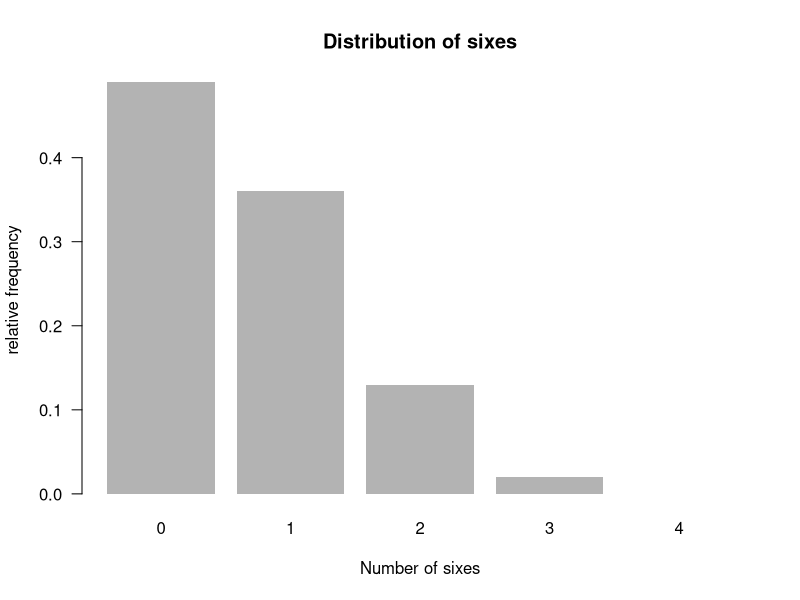

This figure's R source:
# roll a die a given number of times
roll <- function(die = 1:6, times = 1) {
  sample(die, size = times, replace = TRUE)
}


# how many sixes in a vector of rolls
num_sixes <- function(x) {
  sum(x == 6)
}


games <- 1000
wager <- 1
set.seed(1234)

rolls <- roll(die = 1:6, times = 4 * games)

outputs <- matrix(rolls, nrow = games, ncol = 4, byrow = TRUE)

sixes <- apply(outputs, 1, num_sixes)

apply(outputs, MARGIN = 2, mean)




losses <- sum(sixes == 0)

wins <- games - losses

gain <- wager * (wins - losses)

barplot(round(table(sixes) / games, 2),
         las = 1, col = "gray70", border = NA,
         xlab = "Number of sixes",
         ylab = "relative frequency",
         main = "Distribution of sixes")
